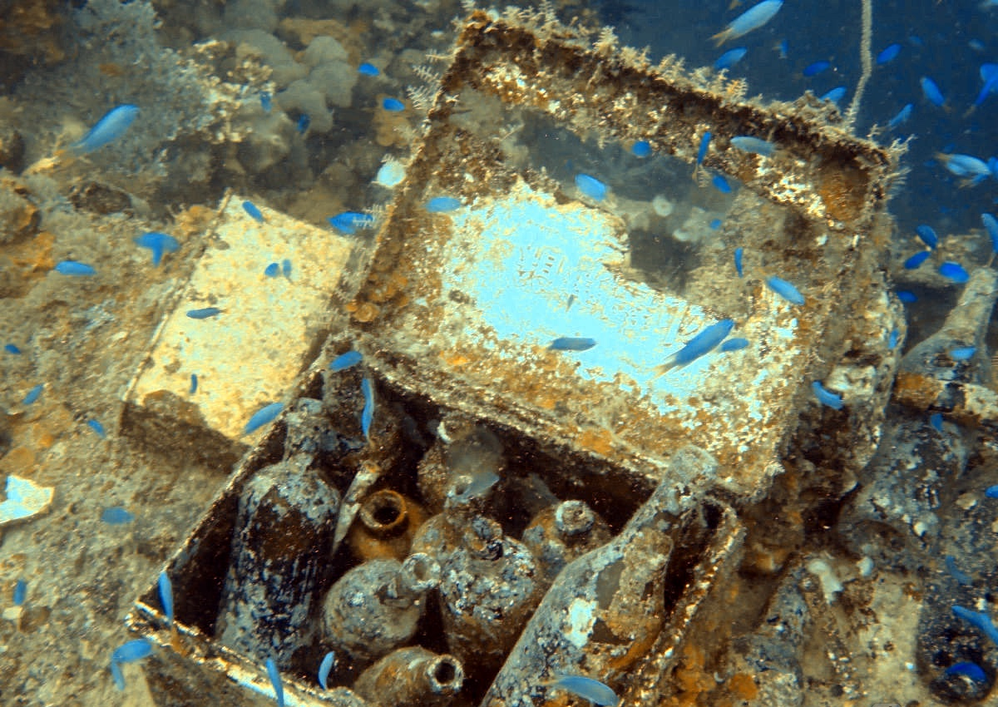
#> input picture 129_img_.png, 998 x 707 px, shrunk from 1200 x 850 before the run, found by its file name
$ python f2.py   (older library calls are emulated)
#> lines starting #> are read from the running program, lines starting #| are printed output that depends on the picture; after the words box and inside, x2 and y2 are one past the last pixel; in counts of white or black regions, pixels touching at a corner belong together
#> in process_underwater_image, img is the input picture: shape (707, 998, 3); mean B, G, R 90.2, 113.3, 111.4
# combo of filters

import cv2
import numpy as np
import os

# -----------------------------
# Enhancement Filters
# -----------------------------

def white_balance(img):
    lab = cv2.cvtColor(img, cv2.COLOR_BGR2LAB).astype(np.float32)
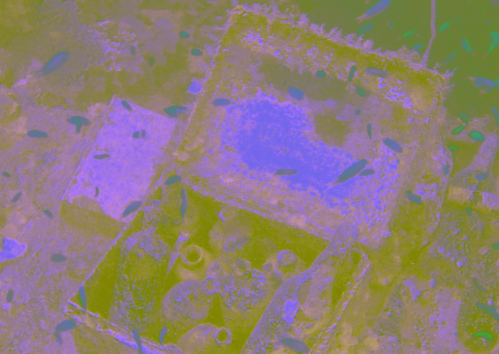
#> lab: shape (707, 998, 3) float32 (shown at 1/2 size); mean B, G, R 118.3, 125, 140.5

    avg_a = np.average(lab[:, :, 1])
#> avg_a = 125
    avg_b = np.average(lab[:, :, 2])
#> avg_b = 140.5

    # Adjust a and b channels
    lab[:, :, 1] -= ((avg_a - 128.0) * (lab[:, :, 0] / 255.0) * 1.1)
    lab[:, :, 2] -= ((avg_b - 128.0) * (lab[:, :, 0] / 255.0) * 1.1)

    # Clip and convert back to uint8
    lab = np.clip(lab, 0, 255).astype(np.uint8)
    return cv2.cvtColor(lab, cv2.COLOR_LAB2BGR)

def apply_clahe(img):
    lab = cv2.cvtColor(img, cv2.COLOR_BGR2LAB)
#> lab: shape (707, 998, 3); mean of channels 0, 1, 2 118.3, 125.9, 133.8
    l, a, b = cv2.split(lab)
    clahe = cv2.createCLAHE(clipLimit=3.0, tileGridSize=(8, 8))
    l = clahe.apply(l)
    return cv2.cvtColor(cv2.merge((l, a, b)), cv2.COLOR_LAB2BGR)

def gamma_correction(img, gamma=1.5):
#> called with gamma = 1.2
    invGamma = 1.0 / gamma
    table = np.array([(i / 255.0) ** invGamma * 255 for i in range(256)]).astype("uint8")
    return cv2.LUT(img, table)

def unsharp_mask(img, strength=1.5):
#> called with strength = 1.5
    blur = cv2.GaussianBlur(img, (0, 0), 3)
    return cv2.addWeighted(img, 1 + strength, blur, -strength, 0)

def denoise_bilateral(img):
    return cv2.bilateralFilter(img, d=9, sigmaColor=75, sigmaSpace=75)

# -----------------------------
# Analysis Filters
# -----------------------------

def edge_detection_laplacian(img):
    gray = cv2.cvtColor(img, cv2.COLOR_BGR2GRAY)
    laplacian = cv2.Laplacian(gray, cv2.CV_64F)
    return cv2.convertScaleAbs(laplacian)

def edge_detection_canny(img, low_thresh=50, high_thresh=150):
    gray = cv2.cvtColor(img, cv2.COLOR_BGR2GRAY)
    edges = cv2.Canny(gray, low_thresh, high_thresh)
    return edges

def object_detection_contours(img):
    gray = cv2.cvtColor(img, cv2.COLOR_BGR2GRAY)
    blurred = cv2.GaussianBlur(gray, (5, 5), 0)
    edges = cv2.Canny(blurred, 50, 150)
    contours, _ = cv2.findContours(edges, cv2.RETR_EXTERNAL, cv2.CHAIN_APPROX_SIMPLE)
    contour_img = img.copy()
    cv2.drawContours(contour_img, contours, -1, (0, 255, 0), 2)
    return contour_img

def median_blur(img, ksize=5):
    """Remove salt-and-pepper noise."""
#> called with ksize = 5
    return cv2.medianBlur(img, ksize)

def histogram_equalization_gray(img):
    """Apply histogram equalization to grayscale version of image."""
    gray = cv2.cvtColor(img, cv2.COLOR_BGR2GRAY)
    equalized = cv2.equalizeHist(gray)
    return equalized

def gabor_filter(img):
    """Highlight textures using a Gabor filter."""
    gray = cv2.cvtColor(img, cv2.COLOR_BGR2GRAY)
    kernel = cv2.getGaborKernel((21, 21), 8.0, np.pi/4, 10.0, 0.5, 0, ktype=cv2.CV_32F)
    filtered = cv2.filter2D(gray, cv2.CV_8UC3, kernel)
    return filtered

def sobel_edges(img):
    """Highlight horizontal and vertical edges using Sobel operator."""
    gray = cv2.cvtColor(img, cv2.COLOR_BGR2GRAY)
    sobelx = cv2.Sobel(gray, cv2.CV_64F, 1, 0, ksize=5)
    sobely = cv2.Sobel(gray, cv2.CV_64F, 0, 1, ksize=5)
    sobel_combined = cv2.magnitude(sobelx, sobely)
    return cv2.convertScaleAbs(sobel_combined)
#> returned value: shape (707, 998)

def morphological_operations(img):
    """Apply dilation and erosion to highlight or remove features."""
    gray = cv2.cvtColor(img, cv2.COLOR_BGR2GRAY)
    kernel = np.ones((5, 5), np.uint8)
    dilated = cv2.dilate(gray, kernel, iterations=1)
    eroded = cv2.erode(gray, kernel, iterations=1)
    return dilated, eroded

def color_inversion(img):
    """Invert image colors."""
    return cv2.bitwise_not(img)
#> returned value: shape (707, 998, 3)

def adaptive_thresholding(img):
    """Highlight local features using adaptive thresholding."""
    gray = cv2.cvtColor(img, cv2.COLOR_BGR2GRAY)
    thresh = cv2.adaptiveThreshold(
        gray, 255, cv2.ADAPTIVE_THRESH_GAUSSIAN_C,
        cv2.THRESH_BINARY, blockSize=11, C=2
    )
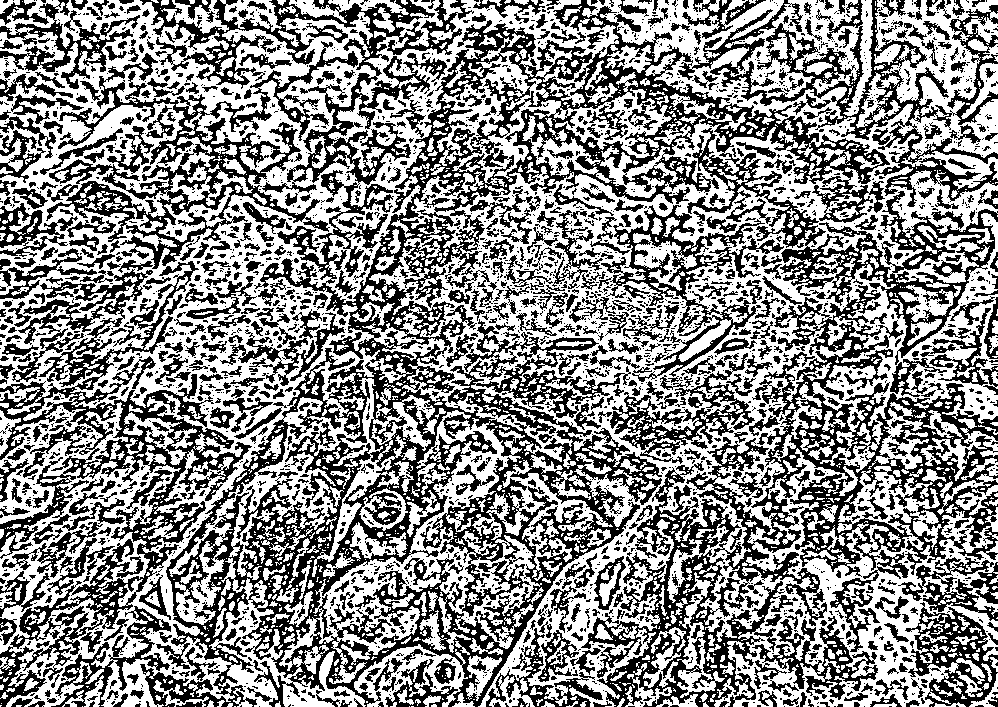
#> thresh: shape (707, 998); 54.6% white; 2967 black regions (2172 under 20 px), largest, box (x1, y1, x2, y2) and area: (140, 0, 998, 707) 131443, (581, 285, 998, 707) 40285, (0, 261, 252, 707) 23858
    return thresh

# -----------------------------
# Main Pipeline
# -----------------------------

def process_underwater_image(image_path):
    if not os.path.exists(image_path):
        raise FileNotFoundError(f"Image not found at: {image_path}")

    img = cv2.imread(image_path)
    if img is None:
        raise ValueError("Failed to load image.")

    # Enhancement pipeline
    enhanced = white_balance(img)
    enhanced = apply_clahe(enhanced)
    enhanced = gamma_correction(enhanced, gamma=1.2)
    enhanced = denoise_bilateral(enhanced)
    enhanced = unsharp_mask(enhanced)

    median = median_blur(enhanced)
    hist_eq = histogram_equalization_gray(enhanced)
    gabor = gabor_filter(enhanced)
    sobel = sobel_edges(enhanced)
    morph_dilate, morph_erode = morphological_operations(enhanced)
    inverted = color_inversion(enhanced)
    adaptive_thresh = adaptive_thresholding(enhanced)

    # Display additional filters
    cv2.imshow("Median Blur", median)
    cv2.imshow("Histogram Equalization", hist_eq)
    cv2.imshow("Gabor Filter", gabor)
    cv2.imshow("Sobel Edges", sobel)
    cv2.imshow("Morph - Dilation", morph_dilate)
    cv2.imshow("Morph - Erosion", morph_erode)
    cv2.imshow("Color Inversion", inverted)
    cv2.imshow("Adaptive Thresholding", adaptive_thresh)

    # Edge detection
    laplacian_edges = edge_detection_laplacian(enhanced)
#> in edge_detection_laplacian, `laplacian = cv2.Laplacian(gray, cv2.CV_64F)`:
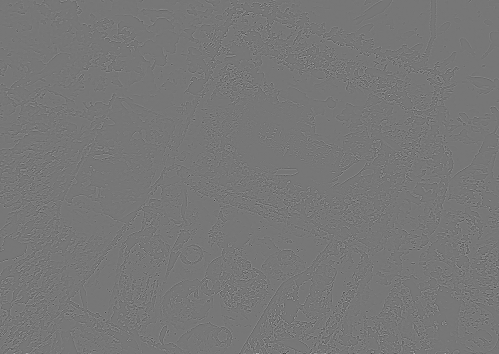
#> laplacian: shape (707, 998) float64 (shown at 1/2 size); min -769, max 877, mean 0; drawn with min black and max white
    canny_edges = edge_detection_canny(enhanced)

    # Object detection
    contours_img = object_detection_contours(enhanced)
#> in object_detection_contours, `blurred = cv2.GaussianBlur(gray, (5, 5), 0)`:
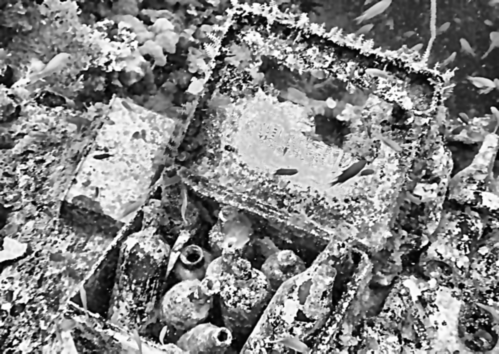
#> blurred: shape (707, 998) (shown at 1/2 size); min 0, max 255, mean 130.5
#> in object_detection_contours, `edges = cv2.Canny(blurred, 50, 150)`:
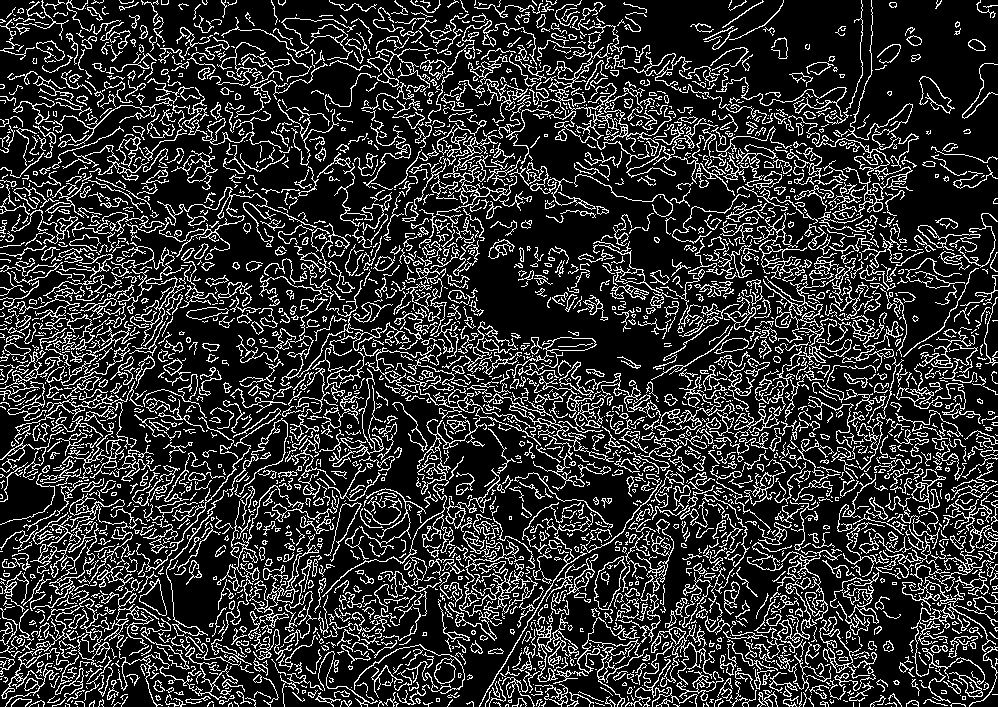
#> edges: shape (707, 998); 19.1% white in thin lines or dots
#> in object_detection_contours, `contours, _ = cv2.findContours(edges, cv2.RETR_EXTERNAL, cv2.CHAIN_APP..`: contours = 3234 contours, 2624 with area under 20; largest, box (x1, y1, x2, y2) and area: (830, 572, 879, 635) 1214, (577, 617, 648, 707) 1026, (594, 556, 627, 610) 969, (819, 616, 870, 679) 831, (448, 531, 538, 626) 720
#> in object_detection_contours, `cv2.drawContours(contour_img, contours, -1, (0, 255, 0), 2)`:
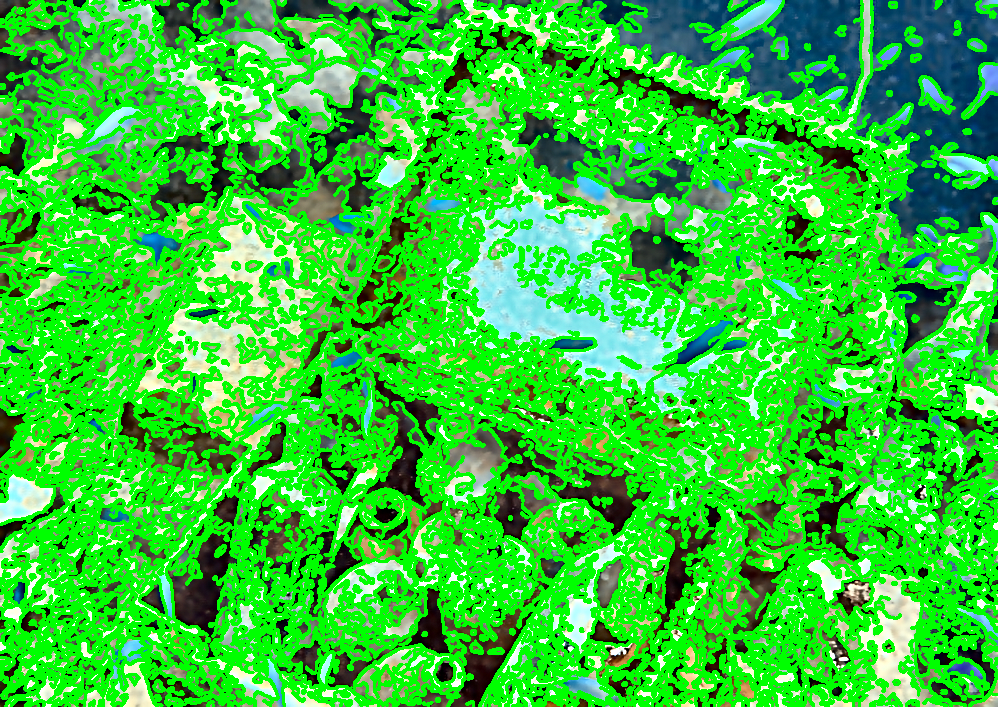
#> contour_img: shape (707, 998, 3); mean B, G, R 54, 199.9, 51.2

    # [6 lines of commented-out code are left out]

    cv2.waitKey(0)
    cv2.destroyAllWindows()

# -----------------------------
# Run the script
# -----------------------------

if __name__ == "__main__":
    image_path = r"C:\Users\isami\OneDrive\Attachments\Desktop\antah filters\129_img_.png"
    process_underwater_image(image_path)

$ run again, with 16_img_.png copied over 129_img_.png
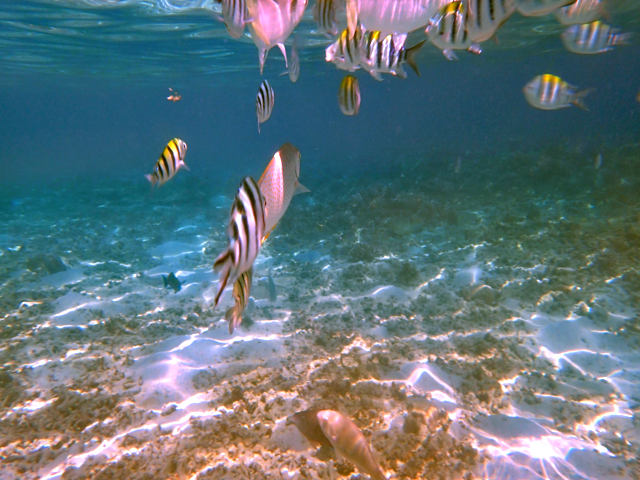
#> input picture 16_img_.png, 640 x 480 px, found by its file name
#> in process_underwater_image, img is the input picture: shape (480, 640, 3); mean B, G, R 121.9, 115.8, 96.5
#> avg_a = 124.7
#> avg_b = 123.3
#> in adaptive_thresholding, `thresh = cv2.adaptiveThreshold( gray, 255, cv2.ADAPTIVE_THRESH_GAUSSIA..`:
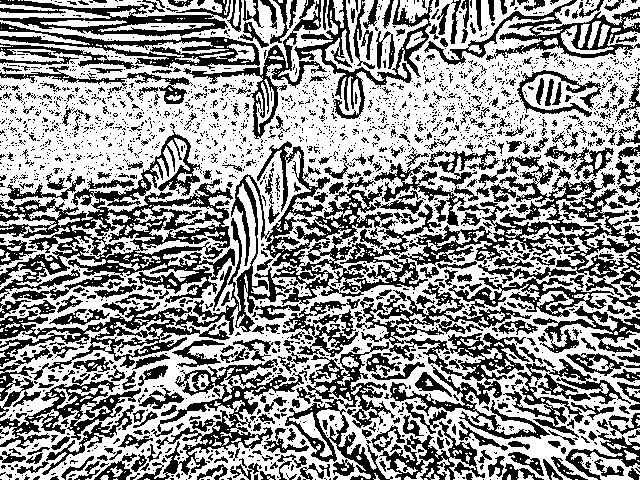
#> thresh: shape (480, 640); 58.4% white; 2524 black regions (2090 under 20 px), largest, box (x1, y1, x2, y2) and area: (0, 141, 640, 439) 32643, (0, 130, 235, 303) 12358, (137, 359, 307, 480) 4487
#> contours = 1143 contours, 965 with area under 20; largest, box (x1, y1, x2, y2) and area: (350, 347, 560, 439) 1364, (273, 272, 347, 340) 718, (25, 399, 158, 464) 583, (399, 403, 443, 462) 572, (438, 419, 486, 480) 534
#> in object_detection_contours, `cv2.drawContours(contour_img, contours, -1, (0, 255, 0), 2)`:
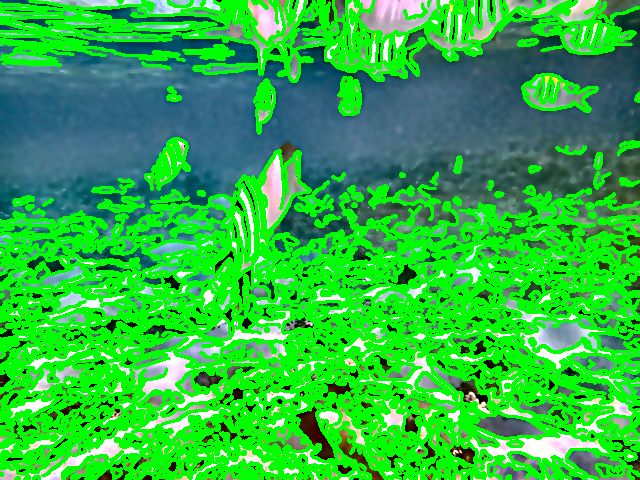
#> contour_img: shape (480, 640, 3); mean B, G, R 66, 183.4, 45.9

$ run again, with 19_img_.png copied over 129_img_.png
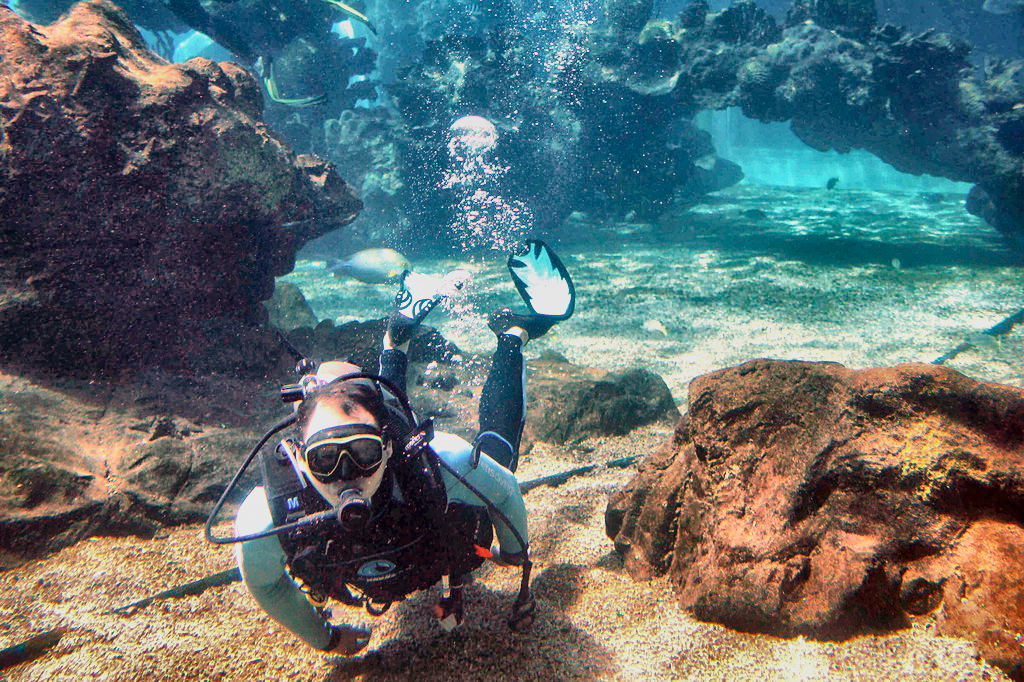
#> input picture 19_img_.png, 1024 x 682 px, found by its file name
#> in process_underwater_image, img is the input picture: shape (682, 1024, 3); mean B, G, R 110.5, 110.2, 95.1
#> in white_balance, `lab = cv2.cvtColor(img, cv2.COLOR_BGR2LAB).astype(np.float32)`:
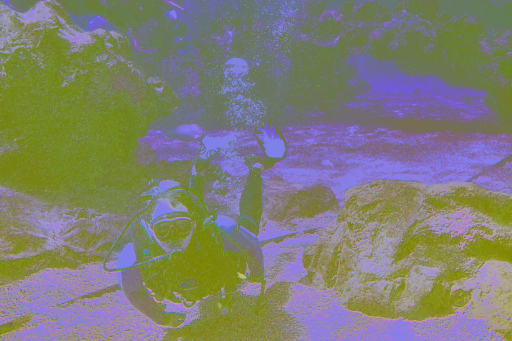
#> lab: shape (682, 1024, 3) float32 (shown at 1/2 size); mean B, G, R 115.7, 126.8, 126.9
#> avg_a = 126.8
#> avg_b = 126.9
#> in apply_clahe, `return cv2.cvtColor(cv2.merge((l, a, b)), cv2.COLOR_LAB2BGR)`:
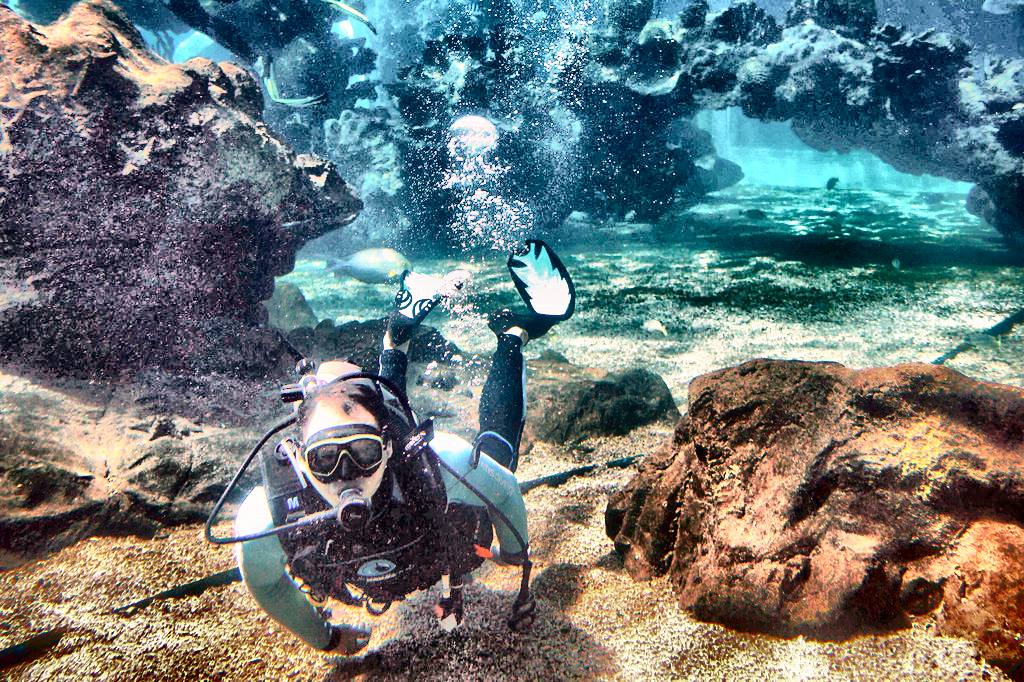
#> returned value: shape (682, 1024, 3); mean B, G, R 119.2, 119, 106.2
#> contours = 3425 contours, 2867 with area under 20; largest, box (x1, y1, x2, y2) and area: (0, 96, 148, 181) 4288, (6, 102, 292, 268) 4285, (483, 372, 737, 536) 2668, (247, 109, 415, 334) 2339, (64, 543, 247, 620) 2132
